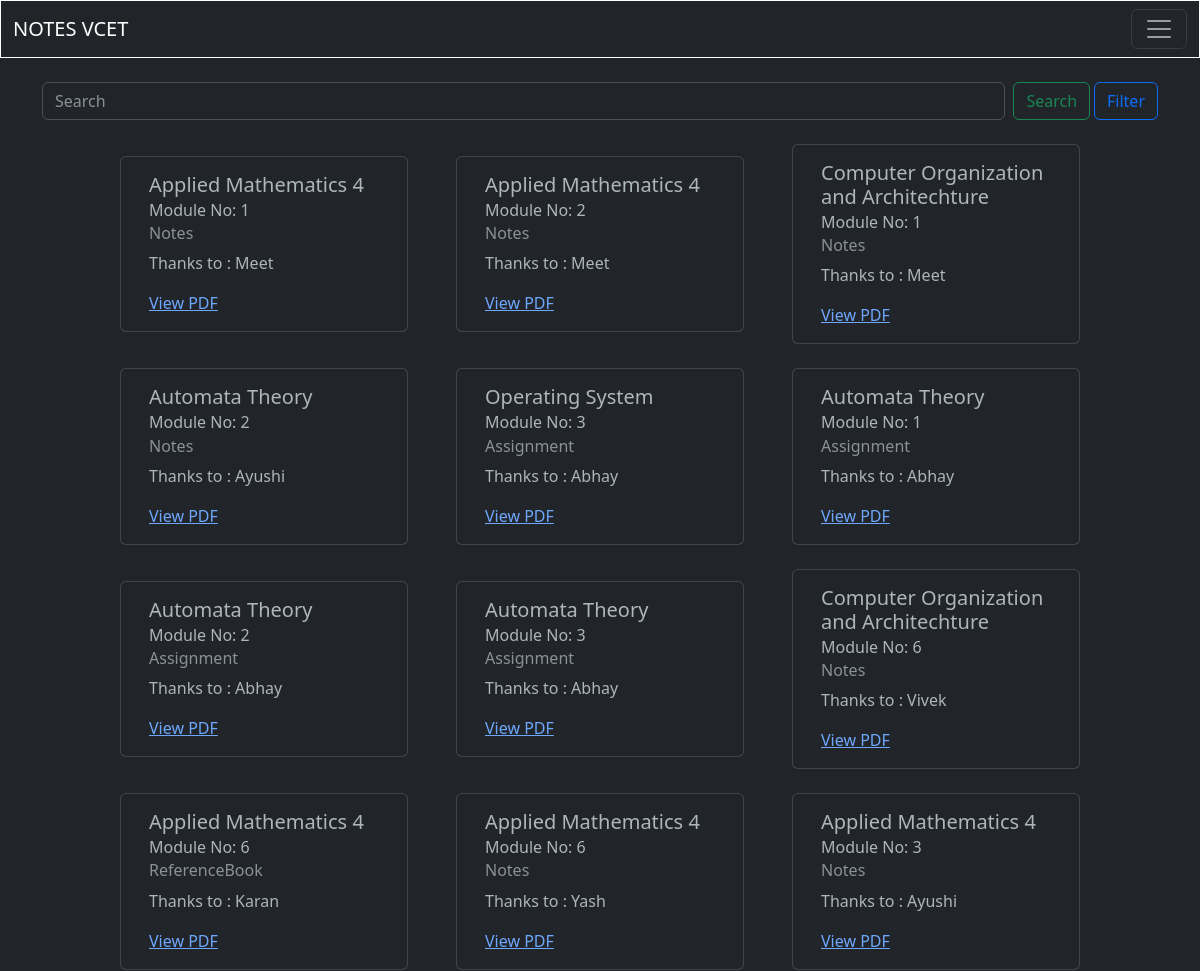
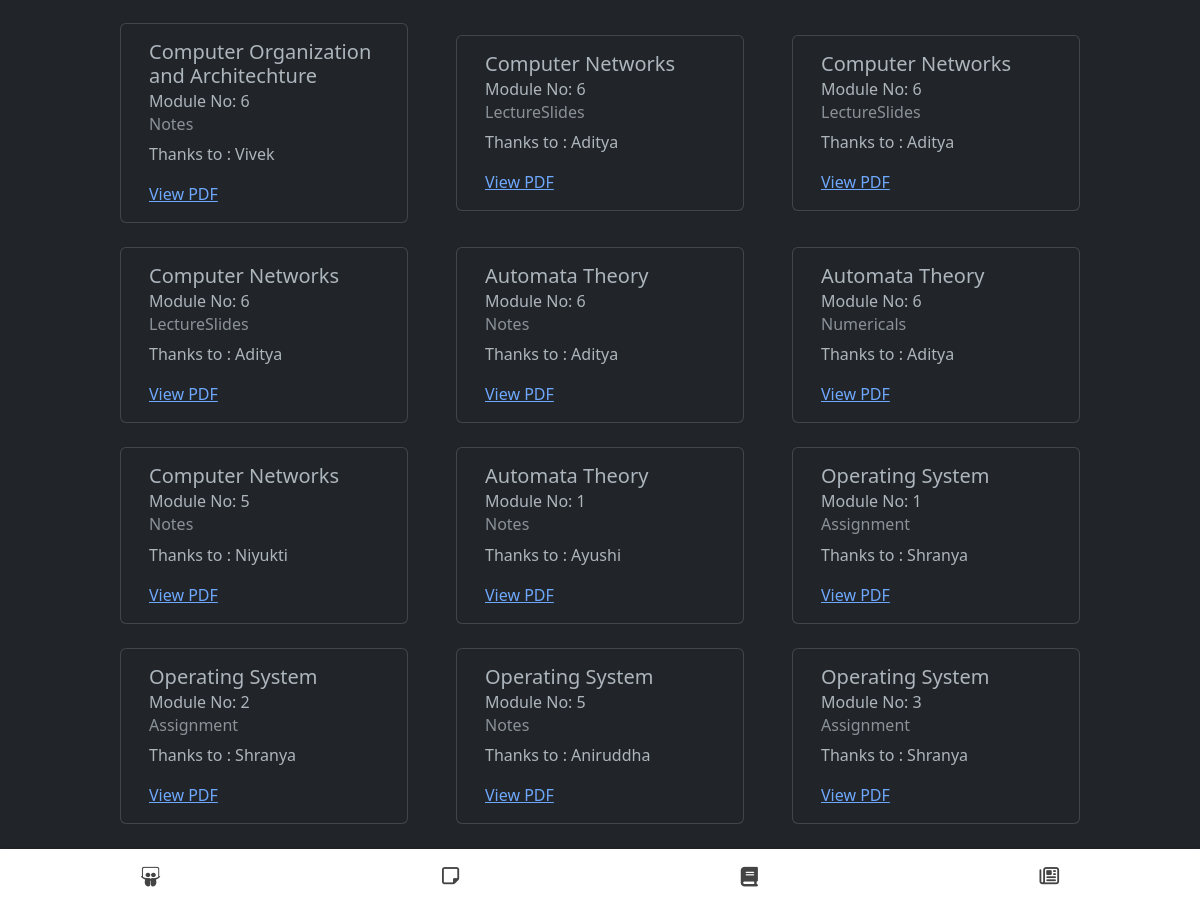
The page /notes/ (signed in) on the database its author committed (2 pictures, top to bottom).
### blogapp/models.py (models this page shows, shortened)
class Notes(models.Model):
    typ = (
        ('Assignment','Assignment'),
        ('Experiment','Experiment'),
        ('Notes','Notes'),
        ('ReferenceBook','Reference Book'),
        ('LectureSlides','Lecture Slides'),
        ('PYQ','PYQ'),
    )
    mods = (
        ('1','1'),
        ('2','2'),
        ('3','3'),
        ('4','4'),
        ('5','5'),
        ('6','6'),
    )
    desc = models.TextField(max_length=500,null=True,blank=True)
    mod = models.CharField(max_length=5,choices=mods,null=True,blank=True)
    file = models.FileField(upload_to='notes/')
    author = models.ForeignKey(UserAccount,on_delete=models.CASCADE)
    status = models.BooleanField(default=False)
    typeN = models.CharField(max_length=50,null=True,blank=True,choices=typ)
    docid = models.CharField(max_length=300,null=True,blank=True)
    sub =  models.ForeignKey(Subject,on_delete=models.CASCADE,null=True,blank=True)
    slug = AutoSlugField(populate_from = 'sub',unique=True,null=True,default=None)

class Subject(models.Model):
    name = models.CharField(max_length=50)
    teacher = models.CharField(max_length=50)
    teacherurl = models.CharField(max_length=300,null=True,blank=True)
    def __str__(self):
        return self.name

class UserAccount(AbstractBaseUser, PermissionsMixin):
    email = models.CharField(max_length = 50,unique=True)
    name = models.CharField(max_length=200)
    is_active = models.BooleanField(default=True)
    is_mod = models.BooleanField(default=False)
    is_nUser = models.BooleanField(default=True)
    is_staff = models.BooleanField(default=False)
    objects = UserAccountManager()
    USERNAME_FIELD = 'email'
    REQUIRED_FIELDS = ['name']
    def __str__(self):
        return self.name

### blogapp/views.py (the view)
# urls.py: path('notes/', views.notes,name='notes'),
@login_required(login_url='/login/')
def notes(request):
    notes = Notes.objects.filter(status = True)
    filteredNotes = NoteFilter(request.GET, queryset = notes)
    context = {
        'notes' : filteredNotes,
    }
    return render(request,'main/realHome.html',context)

### templates/main/realHome.html (shortened to what this page needs)
{% extends 'index.html' %}
{% block content %}
{% load crispy_forms_tags %}
<div class="container notesCnt mt-4">
    <div class="row d-flex justify-content-center align-items-center">
        <div class="container-lg-6">
            <form class="d-flex" method="post" role="search" action="{% url 'searchNotes' %}">
                <input class="form-control me-2" type="text" name="searchQ" placeholder="Search" aria-label="Search">
                <button class="btn btn-outline-success" type="submit">Search</button>
                <button type="button" class="btn btn-outline-primary ms-1" data-bs-toggle="modal" data-bs-target="#exampleModal">
                    Filter
                </button>
            </form>
        </div>
    </div>
    <div class="row d-flex justify-content-center align-items-center">
        {% for x in notes.qs %}
        <div class="card mt-4 mx-4" style="width: 18rem;">
            <div class="card-body">
                <h5 class="card-title">{{x.sub}}</h5>
                <h6 class="card-subtitle mb-2">Module No: {{x.mod}}</h6>
                <h6 class="card-subtitle mb-2 text-muted">{{x.typeN}}</h6>
                <p class="card-text">Thanks to : {{x.author}} </p>
                <a href="{{x.slug}}" class="card-link">View PDF</a>
            </div>
        </div>
        {% endfor %}
    </div>
</div>
    {% include 'components/notesBottomNav.html' %}
{% endblock %}

### templates/main/realHome.html (style rules this page uses)
.notesCnt { margin-bottom: 5em; }

### rows shown on the page
Notes: sub "Applied Mathematics 4", mod "1", typeN "Notes", author "Meet"
Notes: sub "Applied Mathematics 4", mod "2", typeN "Notes", author "Meet"
Notes: sub "Computer Organization and Architechture", mod "1", typeN "Notes", author "Meet"
Notes: sub "Automata Theory", mod "2", typeN "Notes", author "Ayushi"
Notes: sub "Operating System", mod "3", typeN "Assignment", author "Abhay"
Notes: sub "Automata Theory", mod "1", typeN "Assignment", author "Abhay"
Notes: sub "Automata Theory", mod "2", typeN "Assignment", author "Abhay"
Notes: sub "Automata Theory", mod "3", typeN "Assignment", author "Abhay"
Notes: sub "Computer Organization and Architechture", mod "6", typeN "Notes", author "Vivek"
Notes: sub "Applied Mathematics 4", mod "6", typeN "ReferenceBook", author "Karan"
Notes: sub "Applied Mathematics 4", mod "6", typeN "Notes", author "Yash"
Notes: sub "Applied Mathematics 4", mod "3", typeN "Notes", author "Ayushi"
Notes: sub "Computer Organization and Architechture", mod "6", typeN "Notes", author "Vivek"
Notes: sub "Computer Networks", mod "6", typeN "LectureSlides", author "Aditya"
Notes: sub "Computer Networks", mod "6", typeN "LectureSlides", author "Aditya"
Notes: sub "Computer Networks", mod "6", typeN "LectureSlides", author "Aditya"
Notes: sub "Automata Theory", mod "6", typeN "Notes", author "Aditya"
Notes: sub "Automata Theory", mod "6", typeN "Numericals", author "Aditya"
Notes: sub "Computer Networks", mod "5", typeN "Notes", author "Niyukti"
Notes: sub "Automata Theory", mod "1", typeN "Notes", author "Ayushi"
Notes: sub "Operating System", mod "1", typeN "Assignment", author "Shranya"
Notes: sub "Operating System", mod "2", typeN "Assignment", author "Shranya"
Notes: sub "Operating System", mod "5", typeN "Notes", author "Aniruddha"
Notes: sub "Operating System", mod "3", typeN "Assignment", author "Shranya"
